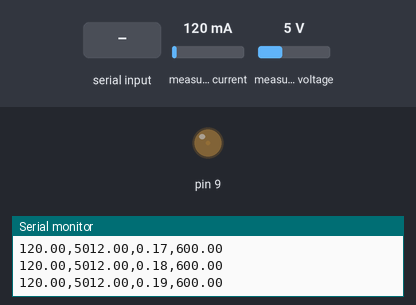
Bench run of a sketch on a simulated Arduino Uno, built with avr-gcc and run on an emulated ATmega328P. On the bench: output pins drawn as LEDs (lit = HIGH), the last lines printed to the serial monitor. Dashed ring = blinking. The test bench sets the inputs (shaded band); at power-on: measured current 120 mA, measured voltage 5 V.

Above: at 1.2 s.
1.3 s: "p" received over Serial
At 1.46 s:
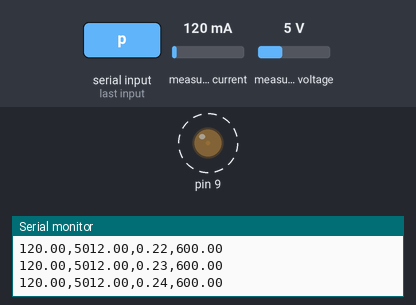
4.3 s: measured current set to 1474 mA
7.3 s: measured current set to 1513 mA
At 8.1 s:
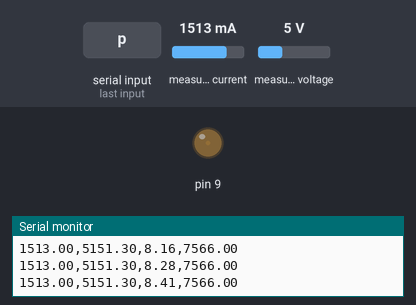
8.8 s: "s" received over Serial
At 12.52 s:
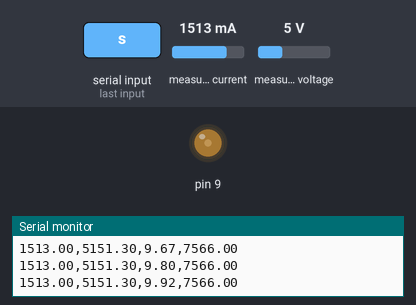
At 16.24 s:
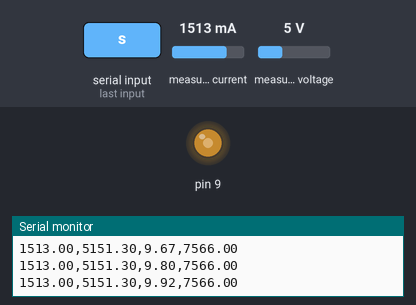
17.8 s: measured current set to 1545 mA
20.8 s: measured current set to 40 mA
Timing chart, 0 to 24.8 s (numbered marks = the images above; inputs shaded):
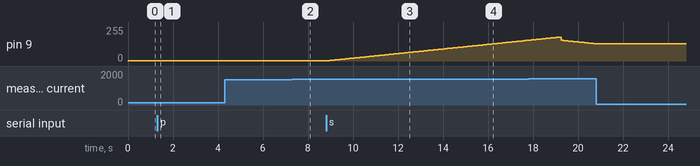

Measured:
- the behaviour switches between 1499 and 1500 mA on measured current (found by bisection; images 1 and 2)
- after the input at 1.3 s, pin 9: alternates 3/255 for 0.06 s and 2/255 for 0.06 s, starting at once
- after the input at 7.3 s, pin 9: goes on until 7.4 s, then stays 2/255
- after the input at 8.8 s, pin 9: moves from 2/255 to 155/255 over 8.8 s, starting after 0.11 s

The sketch:

MPPT_controller.ino
```cpp
#include <Wire.h>
#include <Adafruit_INA219.h>
#include "MPPT.hpp"

Adafruit_INA219 ina219;

MPPT mppt(MPPT::INCREMENTAL_CONDUCTANCE);

#define power_min_mw 50  // Minimum power level before reset

uint32_t power_good_timestamp = 0;
double energy_mJ = 0;
uint32_t last_time;
uint32_t current_time;

void measurement_callback(MPPT::measurement_t* const measurement) {
  float shuntvoltage = ina219.getShuntVoltage_mV();
  float busvoltage = ina219.getBusVoltage_V()*1000.0f; // Vin- voltage
  measurement->power = ina219.getPower_mW();
  measurement->current = ina219.getCurrent_mA();
  measurement->voltage = busvoltage + shuntvoltage; // Vin+ voltage
}

void dc_callback(uint16_t duty_cycle) {
  // Optional callback function for setting the duty cycle
  // Needed for mppt.sweep()
  analogWrite(9, duty_cycle);
}

void setup() {
  // put your setup code here, to run once:
  Serial.begin(115200);
  pinMode(9, OUTPUT);
  ina219.begin();
  TCCR1B = TCCR1B & B11111000 | B00000001; // set timer 1 divisor to 1 for PWM frequency of 31372.55 Hz
  mppt.set_current_limit(1500.0f);
  mppt.set_measurement_callback(&measurement_callback);
  mppt.set_duty_cycle_callback(&dc_callback);
  current_time = millis();
}

void loop() {
  if (Serial.available() != 0) {
    char c = Serial.read();
    if (c == 'p') {
      mppt.set_algorithm(MPPT::PERTURB_AND_OBSERVE);
    }
    if (c == 'i') {
      mppt.set_algorithm(MPPT::INCREMENTAL_CONDUCTANCE);
    }
    if (c == 's') {
      mppt.sweep();
    }
  }
  // put your main code here, to run repeatedly:
  if (mppt.get_power() >= power_min_mw) {
      power_good_timestamp = millis();
  }

  last_time = current_time;
  current_time = millis();
  // Not gonna be precise
  energy_mJ += mppt.get_power() * (current_time-last_time) / 1000.0;
  mppt.update();

  Serial.print(mppt.get_current());
  Serial.print(",");
  Serial.print(mppt.get_voltage());
  Serial.print(",");
  Serial.print(energy_mJ/3600.0); // mWh
  Serial.print(",");
  Serial.println(mppt.get_power());
  delay(50);
  if (millis() - power_good_timestamp >= 10000) { // Sweep if we didn't have good power
      mppt.sweep();                               // for more than 10 seconds
      power_good_timestamp = millis();
  }
}
```

MPPT.cpp
```cpp
#include "MPPT.hpp"

MPPT::MPPT(MPPT_Algorithm algorithm, uint16_t lower_limit, uint16_t upper_limit, int16_t pwm_step, float current_max) {
  _mppt_algorithm = algorithm;
  _lower_limit = lower_limit;
  _upper_limit = upper_limit;
  _pwm_step = pwm_step;
  _current_max = current_max;
}

void MPPT::set_algorithm(MPPT_Algorithm algorithm) {
  _mppt_algorithm = algorithm;
}

void MPPT::set_current_limit(float current_max) {
  _current_max = current_max;
}

void MPPT::set_measurement_callback(measurement_callback_t callback) {
  _measurement_callback = callback;
}

void MPPT::set_duty_cycle_callback(dc_callback_t callback) {
  _dc_callback = callback;
}

void MPPT::sweep(uint32_t sample_delay) {
  // FIXME: There is no current limit in sweep
  if (!_dc_callback) {
    // Sweep can only be done if we can set duty cycle.
    return;
  }
  uint16_t max_dc = 0;
  float max_p = 0.0f;
  measurement_t sweep_measurement;
  for (uint16_t dc = _lower_limit; dc <= _upper_limit; dc += _pwm_step) {
    _dc_callback(dc);
    delay(sample_delay);
    _measurement_callback(&sweep_measurement);
    if (sweep_measurement.power > max_p) {
      max_p = sweep_measurement.power;
      max_dc = dc;
      // Just so our mppt algorithm doesn't freak out when we return
      // Let's update the internal measurement state
      _measurement = sweep_measurement;
    }
  }

  _measurement.duty_cycle = max_dc;
  _last_measurement = _measurement;
  _dc_callback(_measurement.duty_cycle);
  // Wait for voltage to stabilize again before returning
  delay(sample_delay);
}

void MPPT::update() {
  if (!_measurement_callback) {
    return;
  }
  // I have trust issues
  uint16_t _saved_dc = _measurement.duty_cycle;
  _measurement_callback(&_measurement);
  _measurement.duty_cycle = _saved_dc;

  int16_t adjustment = 0;
  switch (_mppt_algorithm) {
    case PERTURB_AND_OBSERVE:
      adjustment = find_mppt_po(_last_measurement, _measurement);
      break;
    case INCREMENTAL_CONDUCTANCE:
      adjustment = find_mppt_ic(_last_measurement, _measurement);
      break;
  }
  _last_measurement = _measurement;
  if (_measurement.current >= _current_max) {
      adjustment = -_pwm_step;
  }
  _measurement.duty_cycle = constrain((int32_t)_last_measurement.duty_cycle + adjustment, _lower_limit, _upper_limit);
  if (_dc_callback) {
    _dc_callback(_measurement.duty_cycle);
  }
}

void MPPT::reset(uint16_t duty_cycle = 15) {
  _last_measurement.duty_cycle = duty_cycle;
  _measurement.duty_cycle = duty_cycle;
}

uint16_t MPPT::get_duty_cycle() {
  return _measurement.duty_cycle;
}
float MPPT::get_voltage() {
  return _measurement.voltage;
}
float MPPT::get_current() {
  return _measurement.current;
}
float MPPT::get_power() {
  return _measurement.power;
}

int16_t MPPT::find_mppt_po(measurement_t last_measurement, measurement_t measurement) {
  if (measurement.power > last_measurement.power) {
    if (measurement.duty_cycle < last_measurement.duty_cycle) {
      return -_pwm_step;
    } else {
      return _pwm_step;
    }
  } else {
    if (measurement.duty_cycle > last_measurement.duty_cycle) {
      return -_pwm_step;
    } else {
      return _pwm_step;
    }
  }
  return 0;
}

int16_t MPPT::find_mppt_ic(measurement_t last_measurement, measurement_t measurement) {
  float dU = measurement.voltage - last_measurement.voltage;
  float dI = measurement.current - last_measurement.current;
  if (fabsf(dU) < 0.001f) {
    if (fabsf(dI) < 0.001f) {
      return 0;
    } else {
      if (dI > 0.0f) {
        return -_pwm_step;
      } else {
        return _pwm_step;
      }
    }
  } else {
    float incremental_conductance = dI / dU;
    float instantaneous_conductance = -measurement.current / measurement.voltage;
    if (fabsf(incremental_conductance - instantaneous_conductance) <= 0.001f) {
      return 0;
    } else if ((incremental_conductance - instantaneous_conductance) >= 0.001f) {
      return -_pwm_step;
    } else if ((instantaneous_conductance - incremental_conductance) >= 0.001f) {
      return _pwm_step;
    }
  }
  return 0;
}
```

MPPT.hpp
```cpp
#include <stdint.h>
#include <Arduino.h>
//#include <cstring>

class MPPT {
public:
  struct measurement_t {
    float voltage = 0.0f;
    float current = 0.0f;
    float power = 0.0f;
    uint16_t duty_cycle = 0;
  };
  enum MPPT_Algorithm { PERTURB_AND_OBSERVE, INCREMENTAL_CONDUCTANCE };

  typedef void (*measurement_callback_t)(measurement_t* const measurement);
  typedef void (*dc_callback_t)(uint16_t duty_cycle);

  MPPT(MPPT_Algorithm agorithm = PERTURB_AND_OBSERVE, uint16_t lower_limit = 2, uint16_t upper_limit = 180, int16_t pwm_step = 1, float current_max = 3200.0f);

  void set_algorithm(MPPT_Algorithm algorithm);
  void set_current_limit(float current_max);
  void set_measurement_callback(measurement_callback_t callback);
  void set_duty_cycle_callback(dc_callback_t callback);

  void update();
  void sweep(uint32_t sample_delay = 50);
  void reset(uint16_t duty_cycle = 15);

  uint16_t get_duty_cycle();
  float get_voltage();
  float get_current();
  float get_power();
private:
  measurement_t _measurement;
  measurement_t _last_measurement;
  measurement_callback_t _measurement_callback  = nullptr;
  dc_callback_t _dc_callback  = nullptr;
  uint16_t _lower_limit;
  uint16_t _upper_limit;
  uint16_t _pwm_step;
  float _current_max;
  MPPT_Algorithm _mppt_algorithm;
  int16_t find_mppt_po(measurement_t last_measurement, measurement_t measurement);
  int16_t find_mppt_ic(measurement_t last_measurement, measurement_t measurement);
};
```
